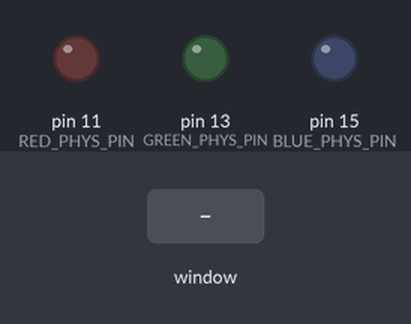
This program was run on a simulated Raspberry Pi (header pin numbers). Shown: output pins drawn as LEDs (lit = HIGH). Inputs (shaded band) come from the test bench. The desktop window is not drawn, its controls go by their first labels and the mouse button is held 0.15 s.

Above: at 1.2 s.
1.3 s: control labelled "Red" in the window clicked
At 2.2 s:
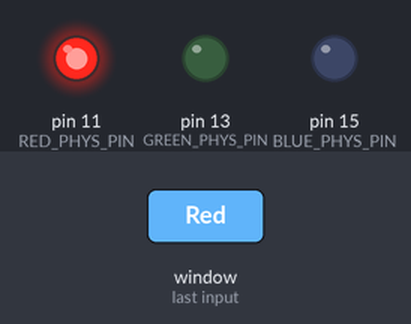
2.8 s: control labelled "Green" in the window clicked
At 3.3 s:
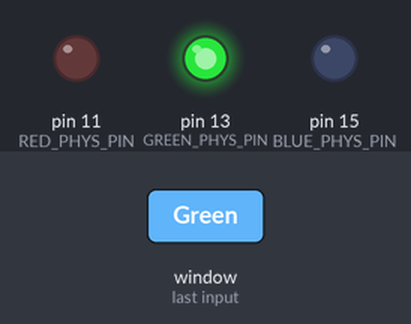
4.3 s: control labelled "Blue" in the window clicked
At 5.7 s:
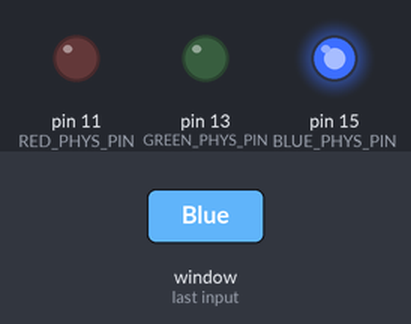
Timing chart, 0 to 7.3 s (numbered marks = the images above; inputs shaded):
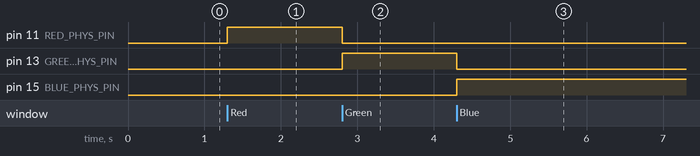

The program:

led-control-panel.py
```python
'''
    * GUI interface using QtPy (PySide6) that allows interfacing with an embedded system via
    * Raspberry Pi's GPIO pins.
    * Coded by: Ricky Dodd
'''
import sys
import time
import RPi.GPIO as GPIO
from PyQt5.QtWidgets import QMainWindow, QApplication, QWidget, QLabel, QRadioButton, QVBoxLayout
from PyQt5.QtCore import pyqtSlot

RED_PHYS_PIN   = 11
GREEN_PHYS_PIN = 13
BLUE_PHYS_PIN  = 15

class App(QMainWindow):
    def __init__(self):
        super().__init__()

        self.title = "LED Control Panel"
        self.left = 0
        self.top = 0
        self.width = 500
        self.height = 500
        self.setWindowTitle(self.title)
        self.setGeometry(self.left, self.top, self.width, self.height)

        self.control_panel_widget = LedControlPanel(self)
        self.setCentralWidget(self.control_panel_widget)

        self.show()

    def closeEvent(self, event):
        GPIO.output(RED_PHYS_PIN, GPIO.LOW)
        GPIO.output(GREEN_PHYS_PIN, GPIO.LOW)
        GPIO.output(BLUE_PHYS_PIN, GPIO.LOW)
        event.accept()
        return

class LedControlPanel(QWidget):
    def __init__(self, parent):
        super(QWidget, self).__init__(parent)
        self.layout = QVBoxLayout(self)

        # Establishing the QtWidgets
        self.DescriptionText = QLabel("Welcome to the LED Control Panel!\n" +
                "Simply press the radio button corresponding with the colour of the LED\n" +
                "you want to turn on. It'll turn it on and turn off all the others.",)
        self.RedButton = QRadioButton("Red")
        self.GreenButton = QRadioButton("Green")
        self.BlueButton = QRadioButton("Blue")

        # Adding the QtWidgets to layout (showing them)
        self.layout.addWidget(self.DescriptionText)
        self.layout.addWidget(self.RedButton)
        self.layout.addWidget(self.GreenButton)
        self.layout.addWidget(self.BlueButton)

        # Event hooks
        self.RedButton.clicked.connect(self.RedEvent)
        self.GreenButton.clicked.connect(self.GreenEvent)
        self.BlueButton.clicked.connect(self.BlueEvent)

    @pyqtSlot()
    def RedEvent(self):
        GPIO.output(RED_PHYS_PIN, GPIO.HIGH)
        GPIO.output(GREEN_PHYS_PIN, GPIO.LOW)
        GPIO.output(BLUE_PHYS_PIN, GPIO.LOW)
        return

    def GreenEvent(self):
        GPIO.output(GREEN_PHYS_PIN, GPIO.HIGH)
        GPIO.output(RED_PHYS_PIN, GPIO.LOW)
        GPIO.output(BLUE_PHYS_PIN, GPIO.LOW)
        return

    def BlueEvent(self):
        GPIO.output(BLUE_PHYS_PIN, GPIO.HIGH)
        GPIO.output(RED_PHYS_PIN, GPIO.LOW)
        GPIO.output(GREEN_PHYS_PIN, GPIO.LOW)
        return

def StartApplication():
    app = QApplication(sys.argv)
    ex = App()
    sys.exit(app.exec_())
    return

def GPIOSetup():
    GPIO.setmode(GPIO.BOARD)
    GPIO.setup(RED_PHYS_PIN,   GPIO.OUT)
    GPIO.setup(GREEN_PHYS_PIN, GPIO.OUT)
    GPIO.setup(BLUE_PHYS_PIN,  GPIO.OUT)
    return

def main():
    GPIOSetup()
    StartApplication()
    return

main()
```

Measured:
- after the input at 1.3 s, pin 11 (RED_PHYS_PIN): LOW → HIGH at once
- after the input at 2.8 s, pin 11 (RED_PHYS_PIN): HIGH → LOW at once; pin 13 (GREEN_PHYS_PIN): LOW → HIGH at once
- after the input at 4.3 s, pin 13 (GREEN_PHYS_PIN): HIGH → LOW at once; pin 15 (BLUE_PHYS_PIN): LOW → HIGH at once
